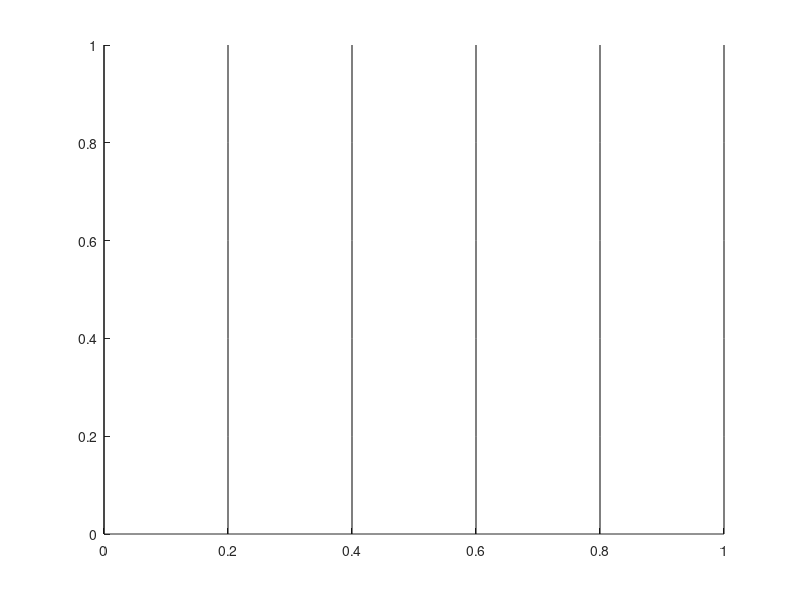

The MATLAB script that drew this image: (Note: this script raises an error after producing the figure.)
ax = axes;

% Number of needles
N = 100;

% Length of needles
L = 0.1;

% Drawing lines
y = 0:0.2:1;

% Plotting floorboards
for x = 0:0.2:1
     hold on
     plot(ax, x*ones(size(y)),y, 'k');
end

% Used to calculate PI
count = 0;



for num = 1:N
    randL = (maxL - minL).*rand(1) + minL;
    
    % Get starting X value for Needle
    needleX = rand(1) * (1 - 2*L);

    if needleX > (1 - L)
        needleX = needleX - L;
    end

    if needleX < L
        needleX = needleX + L;
    end

    % Get starting Y value for Needle
    needleY = rand(1) * (1 - 2*L);

    if needleY > (1 - L)
        needleY = needleY - L;
    end

    if needleY < L
        needleY = needleY + L;
    end

    % Get Angle for needle
    needleAng = rand(1) * 360;

    plot(ax, needleX, needleY)

    % Get ending X value for Needle
    needleX2 = needleX  + (L * cosd(needleAng));

    % Get ending Y value for Needle
    needleY2 = needleY + (L * sind(needleAng));
    
    % Reset condtion
    check = 0;
    
    for x = 0:(2 * L):1
        if (needleX < x) && (needleX2 > x)
            check = 1;
            plot(ax, [needleX; needleX2], [needleY; needleY2], 'g');
            count = count + 1;
        end
        
        if (needleX > x) && (needleX2 < x)
            check = 1;
            plot(ax, [needleX; needleX2], [needleY; needleY2], 'g');
            count = count + 1;
        end
    end

    % Plot needles
    if check == 0
        hold on
        plot(ax, [needleX; needleX2], [needleY; needleY2], 'k');
    end
end

pie = N / count;

ax.Title.String = string(pie);
axis square